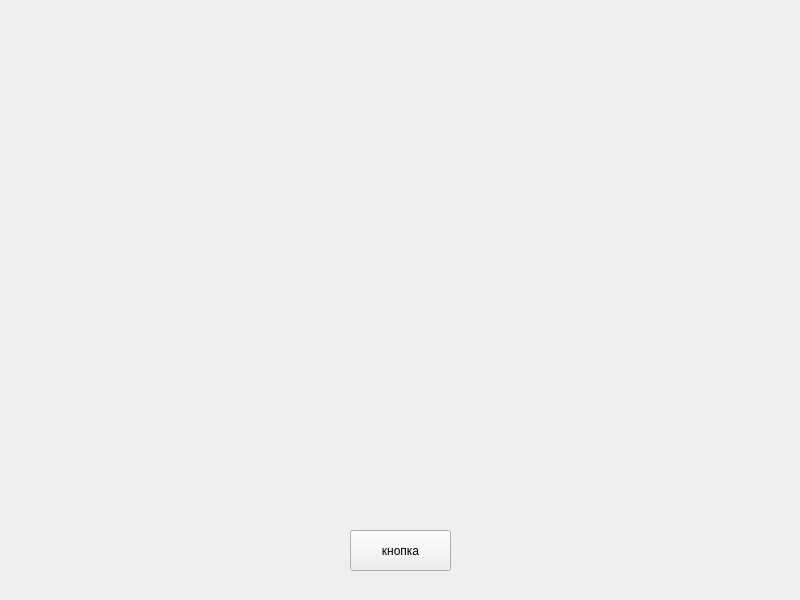
<?xml version="1.0" encoding="UTF-8"?>
<ui version="4.0">
 <class>MainWindow</class>
 <widget class="QMainWindow" name="MainWindow">
  <property name="geometry">
   <rect>
    <x>0</x>
    <y>0</y>
    <width>800</width>
    <height>600</height>
   </rect>
  </property>
  <property name="windowTitle">
   <string>MainWindow</string>
  </property>
  <widget class="QWidget" name="centralwidget">
   <widget class="QPushButton" name="pushButton">
    <property name="geometry">
     <rect>
      <x>350</x>
      <y>530</y>
      <width>101</width>
      <height>41</height>
     </rect>
    </property>
    <property name="text">
     <string>кнопка</string>
    </property>
   </widget>
   <widget class="QLabel" name="label">
    <property name="geometry">
     <rect>
      <x>10</x>
      <y>10</y>
      <width>781</width>
      <height>501</height>
     </rect>
    </property>
    <property name="text">
     <string/>
    </property>
   </widget>
  </widget>
 </widget>
 <resources/>
 <connections/>
</ui>
